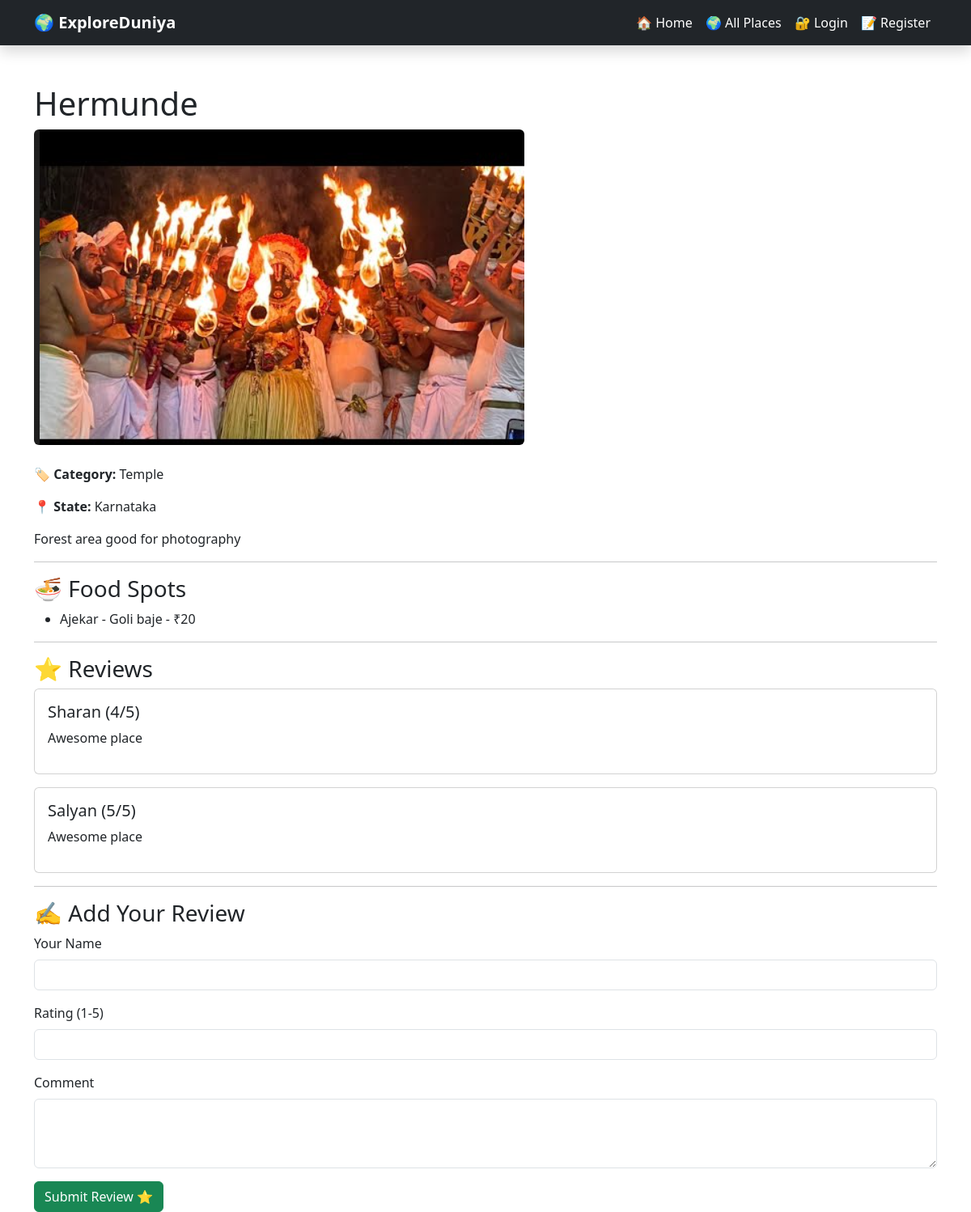
The page /places/1/ on the database its author committed.
### places/models.py (models this page shows, shortened)
class Place(models.Model):
    CATEGORY_CHOICES = [
        ("Forest", "Forest"),
        ("Mountain", "Mountain"),
        ("Temple", "Temple"),
        ("Beach", "Beach"),
        ("Waterfall", "Waterfall"),
        ("Historical", "Historical"),
        ("Food", "Food Destination"),
    ]
    name = models.CharField(max_length=100)
    state = models.CharField(max_length=100)
    district = models.CharField(
        max_length=100,
        blank=True,
        default=""
    )
    taluk = models.CharField(
        max_length=100,
        blank=True,
        default=""
    )
    description = models.TextField()
    category = models.CharField(
        max_length=50,
        choices=CATEGORY_CHOICES,
        default="Forest"
    )
    image = models.ImageField(
        upload_to="places/",
        blank=True,
        null=True
    )

class FoodSpot(models.Model):
    place = models.ForeignKey(
        Place,
        on_delete=models.CASCADE
    )
    name = models.CharField(max_length=100)
    special_food = models.CharField(max_length=100)
    price = models.IntegerField()

class Review(models.Model):
    place = models.ForeignKey(
        Place,
        on_delete=models.CASCADE
    )
    user_name = models.CharField(max_length=100)
    rating = models.IntegerField()
    comment = models.TextField()

### places/views.py (the view, shortened to what this page needs)
def place_detail(request, place_id):
    place = get_object_or_404(Place, id=place_id)
    return render(
        request,
        "places/place_detail.html",
        {
            "place": place,
        },
    )

### places/templates/places/place_detail.html (shortened to what this page needs)
<!DOCTYPE html>
<html>
<head>
    <link href="https://cdn.jsdelivr.net/npm/bootstrap@5.3.7/dist/css/bootstrap.min.css" rel="stylesheet">
</head>
<body>
<nav class="navbar navbar-expand-lg navbar-dark bg-dark shadow">
    <div class="container">
        <a class="navbar-brand fw-bold" href="/">
            🌍 ExploreDuniya
        </a>
        <div class="navbar-nav ms-auto align-items-center">
            <a class="nav-link text-white" href="/">
                🏠 Home
            </a>
            <a class="nav-link text-white" href="/places/">
                🌍 All Places
            </a>
            {% if user.is_authenticated %}
                <a class="nav-link text-warning fw-bold" href="/suggest-place/">
                    ➕ Suggest a Place
                </a>
                <span class="nav-link text-info">
                    👋 Welcome, {{ user.username }}
                </span>
                <form action="/accounts/logout/" method="post" class="ms-2">
                    {% csrf_token %}
                    <button type="submit" class="btn btn-sm btn-danger">
                        🚪 Logout
                    </button>
                </form>
            {% else %}
                <a class="nav-link text-white" href="/accounts/login/">
                    🔐 Login
                </a>
                <a class="nav-link text-white" href="/register/">
                    📝 Register
                </a>
            {% endif %}
        </div>
    </div>
</nav>
<div class="container mt-5">
    <h1>{{ place.name }}</h1>
    {% if place.image %}
        <img
            src="{{ place.image.url }}"
            class="img-fluid rounded mb-4"
            alt="{{ place.name }}"
            style="max-height: 400px;"
        >
    {% endif %}
    <p>
        <strong>🏷️ Category:</strong>
        {{ place.category }}
    </p>
    <p>
        <strong>📍 State:</strong>
        {{ place.state }}
    </p>
    <p>
        {{ place.description }}
    </p>
    <hr>
    <h3>🍜 Food Spots</h3>
    <ul>
        {% for food in place.foodspot_set.all %}
            <li>
                {{ food.name }} -
                {{ food.special_food }} -
                ₹{{ food.price }}
            </li>
        {% empty %}
            <li>No food spots added.</li>
        {% endfor %}
    </ul>
    <hr>
    <h3>⭐ Reviews</h3>
    {% for review in place.review_set.all %}
        <div class="card mb-3">
            <div class="card-body">
                <h5>
                    {{ review.user_name }}
                    ({{ review.rating }}/5)
                </h5>
                <p>{{ review.comment }}</p>
            </div>
        </div>
    {% empty %}
        <div class="alert alert-info">
            No reviews yet.
        </div>
    {% endfor %}
    <hr>
    <h3>✍️ Add Your Review</h3>
    <form method="POST">
        <div class="mb-3">
            <label class="form-label">Your Name</label>
            <input
                type="text"
                name="user_name"
                class="form-control"
                required
            >
        </div>
        <div class="mb-3">
            <label class="form-label">Rating (1-5)</label>
            <input
                type="number"
                name="rating"
                min="1"
                max="5"
                class="form-control"
                required
            >
        </div>
        <div class="mb-3">
            <label class="form-label">Comment</label>
            <textarea
                name="comment"
                class="form-control"
                rows="3"
                required
            ></textarea>
        </div>
        <button type="submit" class="btn btn-success">
            Submit Review ⭐
        </button>
    </form>
</div>
</body>
</html>

### rows shown on the page
Place: name "Hermunde", image (picture), category "Temple", state "Karnataka", description "Forest area good for photography"
FoodSpot: name "Ajekar", special_food "Goli baje", price "20"
Review: user_name "Sharan", rating "4", comment "Awesome place"
Review: user_name "Salyan", rating "5", comment "Awesome place"
